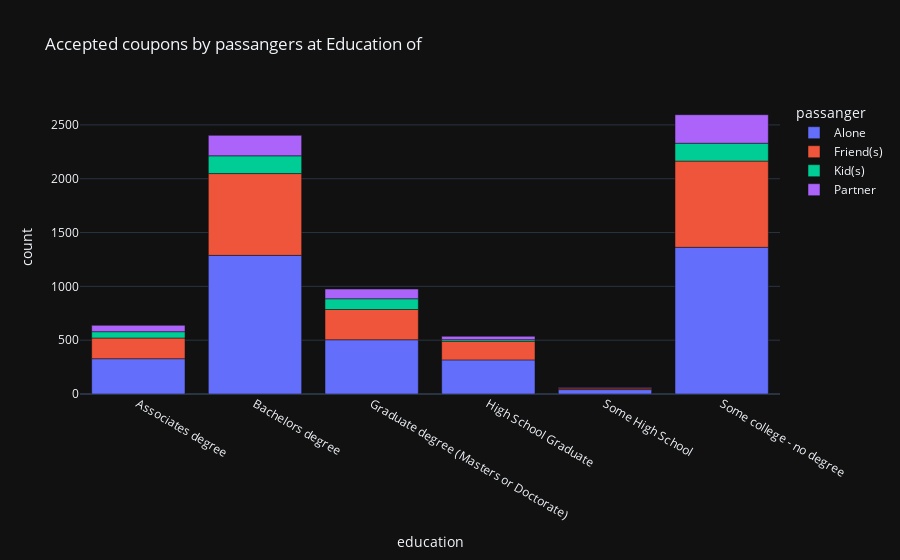

Notebook code for this chart:
### Code cell
df_gr_ag_p_ed = df_new_y_cp.groupby(['passanger','education'], group_keys=False)[['Y']].agg(sum)
df_gr_ag_p_ed.reset_index(inplace=True)
df_gr_ag_p_ed.rename(columns={'Y':'count'}, inplace=True)
#df_gr_ag_p_in.sort_values(by=['count','passanger'], ascending=False).head(15)
fig13=px.bar(df_gr_ag_p_ed, x='education', y='count', color='passanger', title="Accepted coupons by passangers at Education of")
fig13.show()

### Figure 1 — Plotly figure (JSON) as saved in the notebook; plotly's stock layout.template omitted (floating-point values rounded to 4 significant figures)
{"data": [{"alignmentgroup": "True", "hovertemplate": "passanger=Alone<br>education=%{x}<br>count=%{y}<extra></extra>", "legendgroup": "Alone", "marker": {"color": "#636efa", "pattern": {"shape": ""}}, "name": "Alone", "offsetgroup": "Alone", "orientation": "v", "showlegend": true, "textposition": "auto", "x": ["Associates degree", "Bachelors degree", "Graduate degree (Masters or Doctorate)", "High School Graduate", "Some High School", "Some college - no degree"], "xaxis": "x", "y": [328, 1288, 504, 317, 41, 1363], "yaxis": "y", "type": "bar"}, {"alignmentgroup": "True", "hovertemplate": "passanger=Friend(s)<br>education=%{x}<br>count=%{y}<extra></extra>", "legendgroup": "Friend(s)", "marker": {"color": "#EF553B", "pattern": {"shape": ""}}, "name": "Friend(s)", "offsetgroup": "Friend(s)", "orientation": "v", "showlegend": true, "textposition": "auto", "x": ["Associates degree", "Bachelors degree", "Graduate degree (Masters or Doctorate)", "High School Graduate", "Some High School", "Some college - no degree"], "xaxis": "x", "y": [192, 760, 281, 173, 14, 801], "yaxis": "y", "type": "bar"}, {"alignmentgroup": "True", "hovertemplate": "passanger=Kid(s)<br>education=%{x}<br>count=%{y}<extra></extra>", "legendgroup": "Kid(s)", "marker": {"color": "#00cc96", "pattern": {"shape": ""}}, "name": "Kid(s)", "offsetgroup": "Kid(s)", "orientation": "v", "showlegend": true, "textposition": "auto", "x": ["Associates degree", "Bachelors degree", "Graduate degree (Masters or Doctorate)", "High School Graduate", "Some High School", "Some college - no degree"], "xaxis": "x", "y": [59, 165, 100, 15, 3, 166], "yaxis": "y", "type": "bar"}, {"alignmentgroup": "True", "hovertemplate": "passanger=Partner<br>education=%{x}<br>count=%{y}<extra></extra>", "legendgroup": "Partner", "marker": {"color": "#ab63fa", "pattern": {"shape": ""}}, "name": "Partner", "offsetgroup": "Partner", "orientation": "v", "showlegend": true, "textposition": "auto", "x": ["Associates degree", "Bachelors degree", "Graduate degree (Masters or Doctorate)", "High School Graduate", "Some High School", "Some college - no degree"], "xaxis": "x", "y": [59, 190, 90, 31, 5, 265], "yaxis": "y", "type": "bar"}], "layout": {"xaxis": {"anchor": "y", "domain": [0.0, 1.0], "title": {"text": "education"}}, "yaxis": {"anchor": "x", "domain": [0.0, 1.0], "title": {"text": "count"}}, "legend": {"title": {"text": "passanger"}, "tracegroupgap": 0}, "title": {"text": "Accepted coupons by passangers at Education of"}, "barmode": "relative"}}
